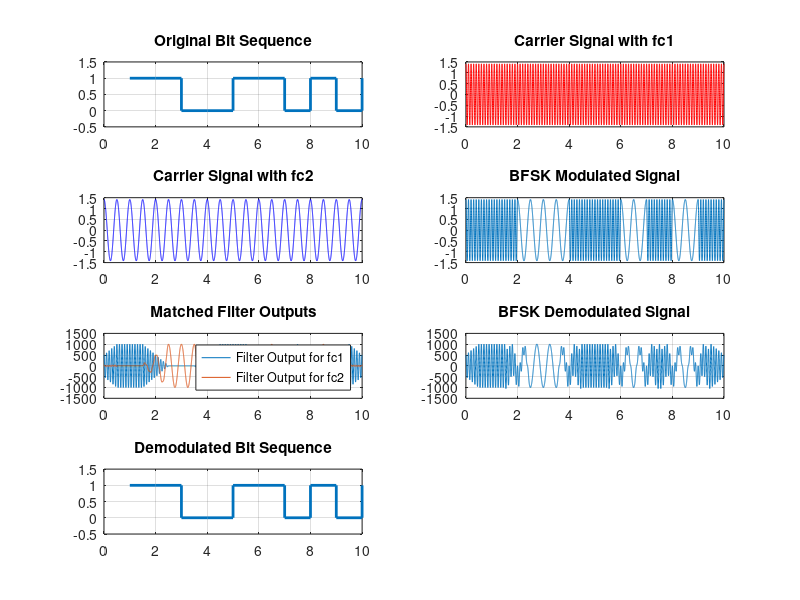

Source code (MATLAB):
clc; clear; close all;
fs = 1000;   
Tb = 1;      
Eb = 1;      
fc1 = 10;    
fc2 = 2;     
N = 10;      

bits = randi([0 1], 1, N);

t = 0:1/fs:Tb-1/fs;
t_total = 0:1/fs:N*Tb-1/fs;

A = sqrt(2*Eb/Tb); 
carrier1 = A * cos(2*pi*fc1*t);
carrier1_ = A * cos(2*pi*fc1*t_total);
carrier2 = A * cos(2*pi*fc2*t);
carrier2_ = A * cos(2*pi*fc2*t_total);

matched_filter1 = fliplr(carrier1);
matched_filter2 = fliplr(carrier2);

modulated_signal = [];
for i = 1:N
    if bits(i) == 1
        modulated_signal = [modulated_signal, carrier1];
    else
        modulated_signal = [modulated_signal, carrier2];
    end
end

filtered_signal1 = conv(modulated_signal, matched_filter1, 'same'); 
filtered_signal2 = conv(modulated_signal, matched_filter2, 'same');

received_bits = zeros(1, N);

for i = 1:N
    index_start = (i-1)*length(t) + 1;
    index_end = i*length(t);
    
    y1 = sum(filtered_signal1(index_start:index_end).^2);
    y2 = sum(filtered_signal2(index_start:index_end).^2);

    if (y1-y2) > 0
        received_bits(i) = 1;
    else
        received_bits(i) = 0;
    end
end

figure;
subplot(4,2,1);
stairs(bits, 'linewidth', 2);
ylim([-0.5 1.5]);
title('Original Bit Sequence');
grid on;

subplot(4,2,2);
plot(t_total, carrier1_, 'r');
title('Carrier Signal with fc1');
grid on;

subplot(4,2,3);
plot(t_total, carrier2_,'b');
title('Carrier Signal with fc2');
grid on;

subplot(4,2,4);
plot(t_total, modulated_signal);
title('BFSK Modulated Signal');
grid on;

subplot(4,2,5);
plot(t_total, filtered_signal1); hold on;
plot(t_total, filtered_signal2); hold off;
title('Matched Filter Outputs');
legend('Filter Output for fc1', 'Filter Output for fc2');
grid on;

subplot(4,2,6);
plot(t_total, filtered_signal1 - filtered_signal2);
title('BFSK Demodulated Signal');
grid on;

subplot(4,2,7);
stairs(received_bits, 'linewidth', 2);
ylim([-0.5 1.5]);
title('Demodulated Bit Sequence');
grid on;

